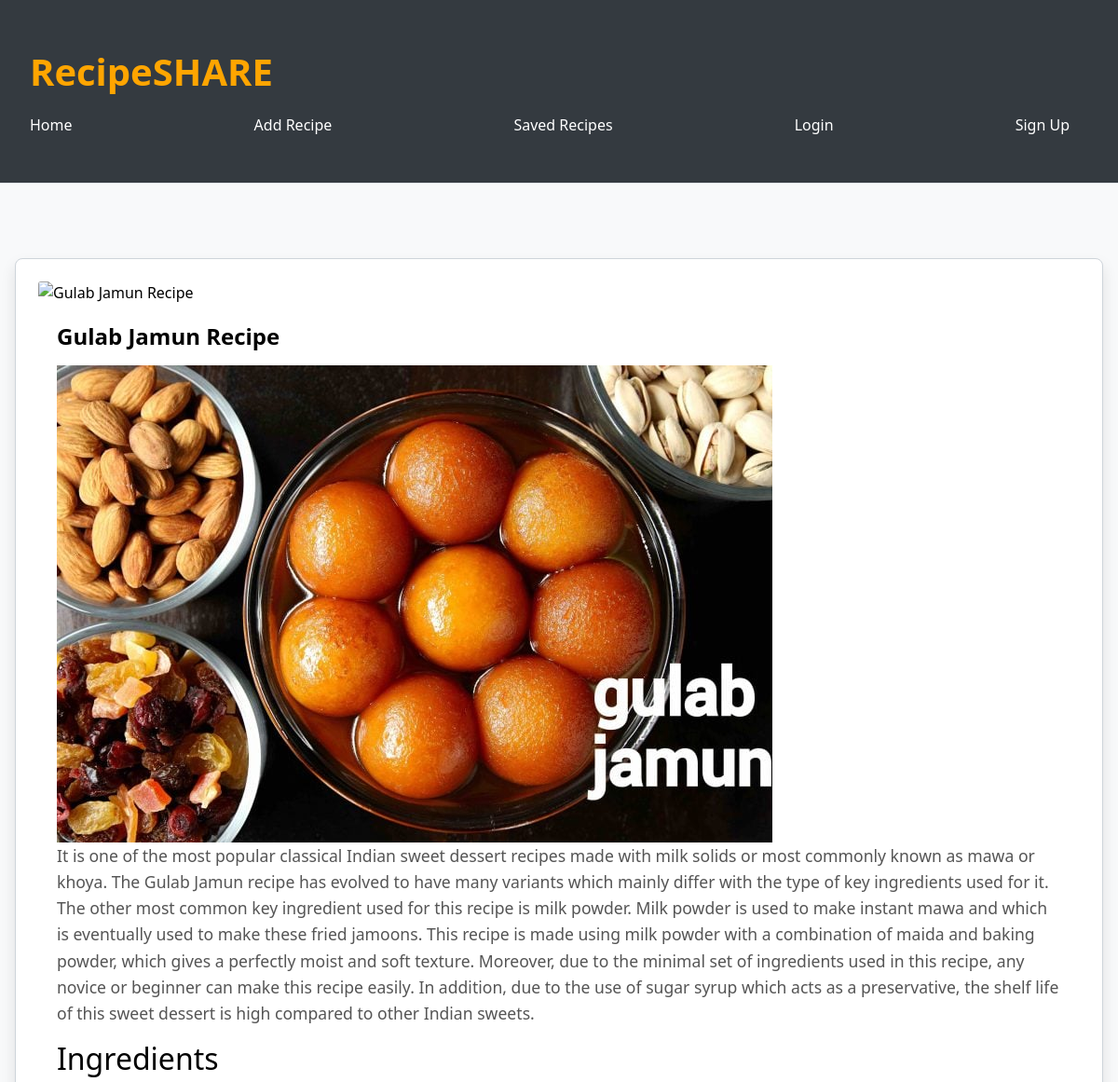
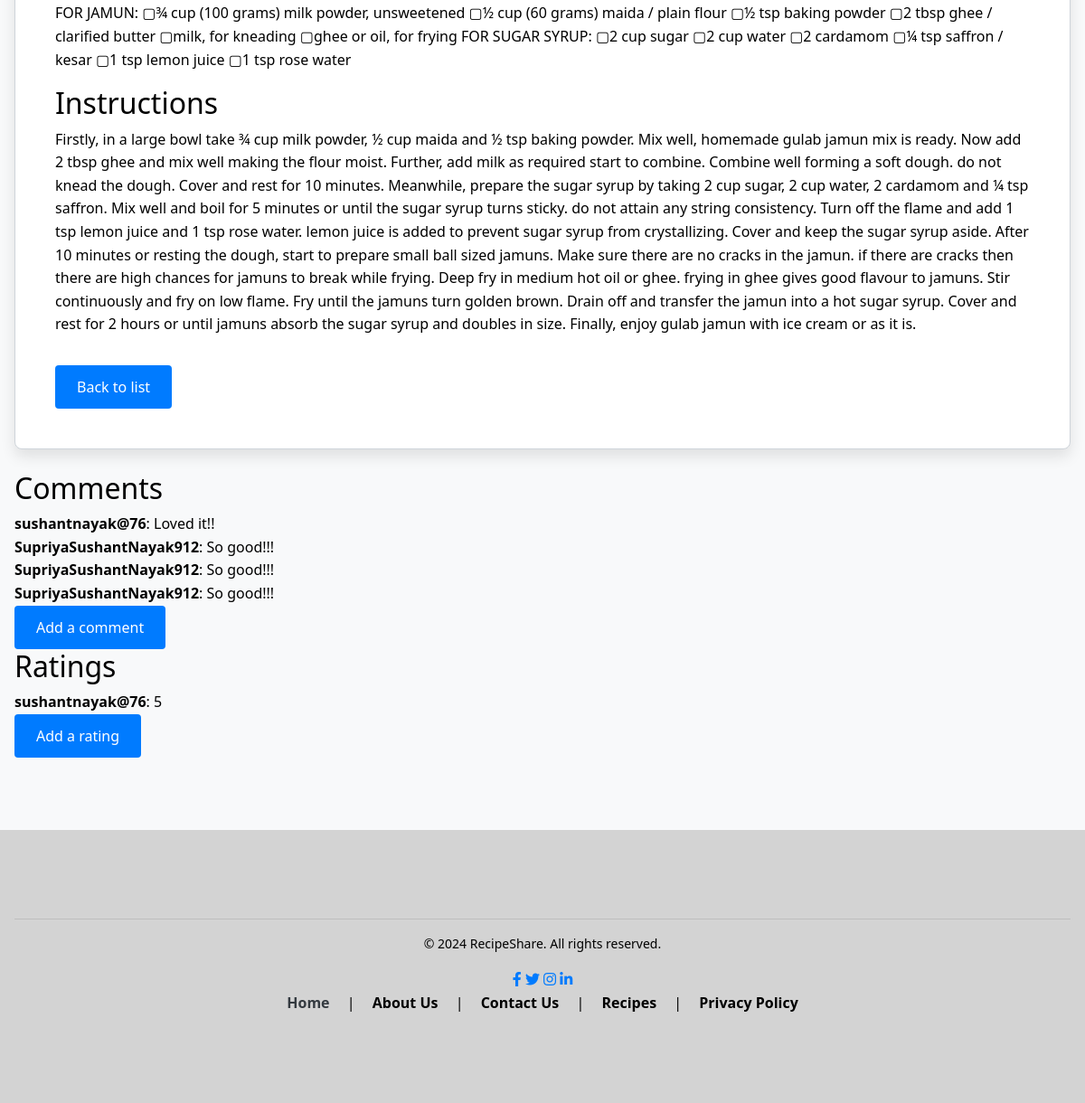
/recipe/51/, run on the app's committed database (2 pictures, top to bottom).
### recipes/models.py (models this page shows, shortened)
class Recipe(models.Model):
    title = models.CharField(max_length=200)
    description = models.TextField()
    ingredients = models.TextField()
    instructions = models.TextField()
    image = models.ImageField(upload_to='recipes/', blank=True, null=True)
    created_at = models.DateTimeField(auto_now_add=True)
    updated_at = models.DateTimeField(auto_now=True)
    author = models.ForeignKey(User, on_delete=models.CASCADE)

class Comment(models.Model):
    recipe = models.ForeignKey(Recipe, related_name='comments', on_delete=models.CASCADE)
    author = models.ForeignKey(User, on_delete=models.CASCADE)
    content = models.TextField()
    created_at = models.DateTimeField(auto_now_add=True)

class Rating(models.Model):
    recipe = models.ForeignKey(Recipe, related_name='ratings', on_delete=models.CASCADE)
    user = models.ForeignKey(User, on_delete=models.CASCADE)
    rating = models.IntegerField()

### recipes/views.py (the view)
# urls.py: path('recipe/<int:pk>/', views.recipe_detail, name='recipe_detail'),
def recipe_detail(request, pk):
    recipe = get_object_or_404(Recipe, pk=pk)
    comments = recipe.comments.all()
    ratings = recipe.ratings.all()
    return render(request, 'recipes/recipe_detail.html', {'recipe': recipe, 'comments': comments, 'ratings': ratings})

### recipes/templates/recipes/recipe_detail.html (shortened to what this page needs)
{% extends 'recipes/base.html' %}
{% load static %}
{% block content %}
<div class="card mb-4">
    <img src="{% static 'recipes/images/placeholder.jpg' %}" class="card-img-top recipe-detail-img" alt="{{ recipe.title }}">
    <div class="card-body">
        <h1 class="card-title">{{ recipe.title }}</h1>
        {% if recipe.image %}
            <img src="{{ recipe.image.url }}" class="img-fluid" alt="{{ recipe.title }}">
        {% endif %}
        <p class="card-text">{{ recipe.description }}</p>
        <h2>Ingredients</h2>
        <p>{{ recipe.ingredients }}</p>
        <h2>Instructions</h2>
        <p>{{ recipe.instructions }}</p>
        <a href="{% url 'recipe_list' %}" class="btn btn-secondary mt-3">Back to list</a>
    </div>
</div>
<h2>Comments</h2>
<div class="comment-section">
    {% for comment in comments %}
    <div class="comment">
        <strong>{{ comment.author }}</strong>: {{ comment.content }}
    </div>
    {% endfor %}
    <a href="{% url 'add_comment_to_recipe' recipe.pk %}" class="btn btn-primary">Add a comment</a>
</div>
<h2>Ratings</h2>
<div class="rating-section">
    {% for rating in ratings %}
    <div class="rating">
        <strong>{{ rating.user }}</strong>: {{ rating.rating }}
    </div>
    {% endfor %}
    <a href="{% url 'add_rating_to_recipe' recipe.pk %}" class="btn btn-primary">Add a rating</a>
</div>
{% endblock %}

### recipes/static/css/styles.css (style rules this page uses)
* { margin: 0; padding: 0; box-sizing: border-box; }
body { font-family: 'Segoe UI', Tahoma, Geneva, Verdana, sans-serif; background-color: #f8f9fa; color:black; line-height: 1.6; }
.card { background-color: #ffffff; border: 1px solid #ced4da; border-radius: 0.5rem; box-shadow: 0 0.5rem 1rem rgba(0, 0, 0, 0.1); padding: 1.5rem; margin-bottom: 1.5rem; }
.card-title { font-size: 1.5rem; font-weight: bold; margin-bottom: 1rem; }
.card-text { font-size: 1.1rem; line-height: 1.6; color: #555; }
.btn { display: inline-block; padding: 0.75rem 1.5rem; background-color: #007bff; color: #ffffff; text-align: center; text-decoration: none; border: none; border-radius: 0.25rem; transition: background-color 0.2s ease-in-out; cursor: pointer; }
.btn-primary { background-color: #007bff; border-color: #007bff; }

### data on the page
Recipe: title "Gulab Jamun Recipe", image (picture), description "It is one of the most popular classical Indian sweet dessert recipes made with milk solids or most commonly known as mawa or khoya. The Gulab Jamun recipe has evolved to have many variants which mainly differ with the type of key ingredients used for it. The other most common key ingredient used for this recipe is milk powder. Milk powder is used to make instant mawa and which is eventually used to make these fried jamoons. This recipe is made using milk powder with a combination of maida and baking powder, which gives a perfectly moist and soft texture. Moreover, due to the minimal set of ingredients used in this recipe, any novice or beginner can make this recipe easily. In addition, due…", ingredients "FOR JAMUN: ▢¾ cup (100 grams) milk powder, unsweetened ▢½ cup (60 grams) maida / plain flour ▢½ tsp baking powder ▢2 tbsp ghee / clarified butter ▢milk, for kneading ▢ghee or oil, for frying FOR SUGAR SYRUP: ▢2 cup sugar ▢2 cup water ▢2 cardamom ▢¼ tsp saffron / kesar ▢1 tsp lemon juice ▢1 tsp rose water", instructions "Firstly, in a large bowl take ¾ cup milk powder, ½ cup maida and ½ tsp baking powder. Mix well, homemade gulab jamun mix is ready. Now add 2 tbsp ghee and mix well making the flour moist. Further, add milk as required start to combine. Combine well forming a soft dough. do not knead the dough. Cover and rest for 10 minutes. Meanwhile, prepare the sugar syrup by taking 2 cup sugar, 2 cup water, 2 cardamom and ¼ tsp saffron. Mix well and boil for 5 minutes or until the sugar syrup turns sticky. do not attain any string consistency. Turn off the flame and add 1 tsp lemon juice and 1 tsp rose water. lemon juice is added to prevent sugar syrup from crystallizing. Cover and keep the sugar syrup…"
Comment: author "sushantnayak@76", content "Loved it!!"
Comment: author "SupriyaSushantNayak912", content "So good!!!"
Comment: author "SupriyaSushantNayak912", content "So good!!!"
Comment: author "SupriyaSushantNayak912", content "So good!!!"
Rating: user "sushantnayak@76", rating "5"
